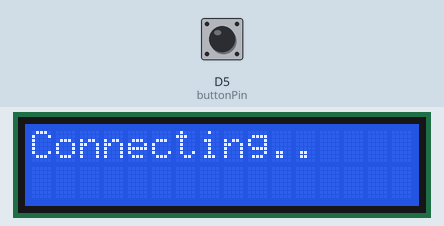
Recording of a program running on a simulated ESP8266 (NodeMCU). Shown: 16×2 character LCD. Inputs (shaded band) come from the test bench; at power-on: D5 (buttonPin) LOW. WiFi joins after 1.5 s; servers stay silent unless stated; network time is answered at once with the bench clock; the local clock reads 2024-03-15 10:24:30 at power-on unless the program sets it.

Above: at 1.1 s.
At 2.2 s:
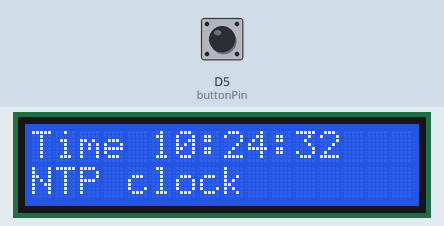
At 11.0 s:
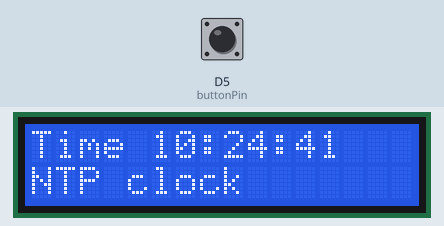
At 21.0 s:
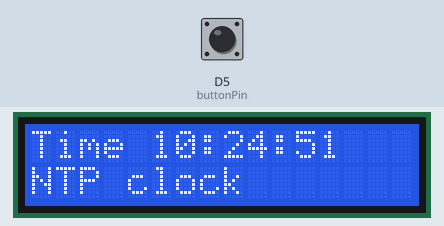
At 30.0 s:
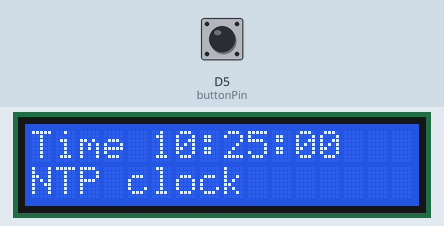
At 39.0 s:
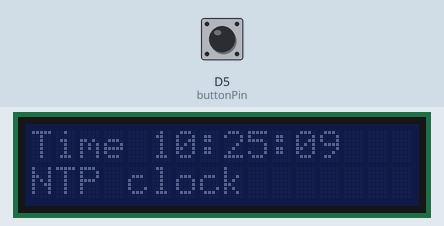

Measured:
- what the display in image 0 shows lasts 1.0 s, from 1.1 s to 2.1 s
- what the display in image 1 shows lasts 0.9 s, from 2.1 s to 3.0 s

The program:

main.cpp
```cpp
#include <LiquidCrystal_I2C.h>
#include <NTPClient.h>
#include <ESP8266WiFi.h>
#include <WiFiUdp.h>

const long utcOffsetInSeconds = 3 * 60 * 60;

// Define NTP Client to get time
WiFiUDP ntpUDP;
NTPClient timeClient(ntpUDP, "ru.pool.ntp.org", utcOffsetInSeconds);

// This defines the LCD wiring to the DIGITALpins
LiquidCrystal_I2C lcd(0x27, 16, 2);

const char *ssid = "FlyButter";
const char *password = "t0rT01se";

// initial Time display is 12:59:45 PM
int h;
int m;
int s;

// Backlight Time Out
const int backlightTimeout = 30 * 5;
int backlightTimer = backlightTimeout; // Backlight Time-Out

// Backlight button
const int buttonPin = D5;

// Network request timeout
const int net_timeout = 60 * 60 * 24; // seconds
int net_timer = net_timeout;

// For accurate Time reading, use Arduino Real Time Clock and not just delay()
static uint32_t last_time, now = 0; // RTC

void updateTime();
void printTime();
void incrementTime();
void checkBacklight();

void setup()
{
  lcd.init();
  lcd.backlight();
  WiFi.begin(ssid, password);
  lcd.print("Connecting.");
  int dots = 0;
  while (WiFi.status() != WL_CONNECTED)
  {
    delay(1000);
    dots++;
    for (int i = 0; i < dots; ++i)
      lcd.print(".");
    if (dots == 3)
    {
      lcd.clear();
      lcd.print("Connecting.");
      dots = 0;
    }
  }
  lcd.clear();
  lcd.print("Connected!");
  timeClient.begin();
  pinMode(buttonPin, INPUT);
  now = millis(); // read RTC initial value
}

void loop()
{
  if (net_timer == net_timeout)
  {
    updateTime();
    net_timer = 0;
  }

  printTime();

  for (int i = 0; i < 5; i++) // make 5 time 200ms loop, for faster Button response
  {

    do
    {
      now = millis();
    } while ((now - last_time) < 200); //delay200ms

    // inner 200ms loop
    last_time = now; // prepare for next loop

    checkBacklight();
  }
  // outer 1000ms loop

  incrementTime();

  // Loop end
}

void checkBacklight()
{
  //Backlight time out
  backlightTimer -= backlightTimer < 0 ? 0 : 1;
  if (!backlightTimer)
  {
    lcd.noBacklight(); // Backlight OFF
  }

  // Hit button to activate Backlight
  if (backlightTimer <= 0 && digitalRead(buttonPin) == HIGH)
  {
    backlightTimer = backlightTimeout;
    lcd.backlight();
  }
}

void incrementTime()
{

  s++; //increment sec. counting

  // ---- manage seconds, minutes, hours am/pm overflow ----
  if (s == 60)
  {
    s = 0;
    m++;
  }
  if (m == 60)
  {
    m = 0;
    h++;
  }
  if (h == 24)
  {
    h = 0;
  }
  net_timer++;
}

void printTime()
{
  lcd.setCursor(0, 0);
  lcd.print("Time ");
  if (h < 10)
    lcd.print("0"); // always 2 digits
  lcd.print(h);
  lcd.print(":");
  if (m < 10)
    lcd.print("0");
  lcd.print(m);
  lcd.print(":");
  if (s < 10)
    lcd.print("0");
  lcd.print(s);
  lcd.setCursor(0, 1);
  lcd.print("NTP clock");
}

void updateTime()
{
  timeClient.update();
  h = timeClient.getHours();
  m = timeClient.getMinutes();
  s = timeClient.getSeconds();
}
```
